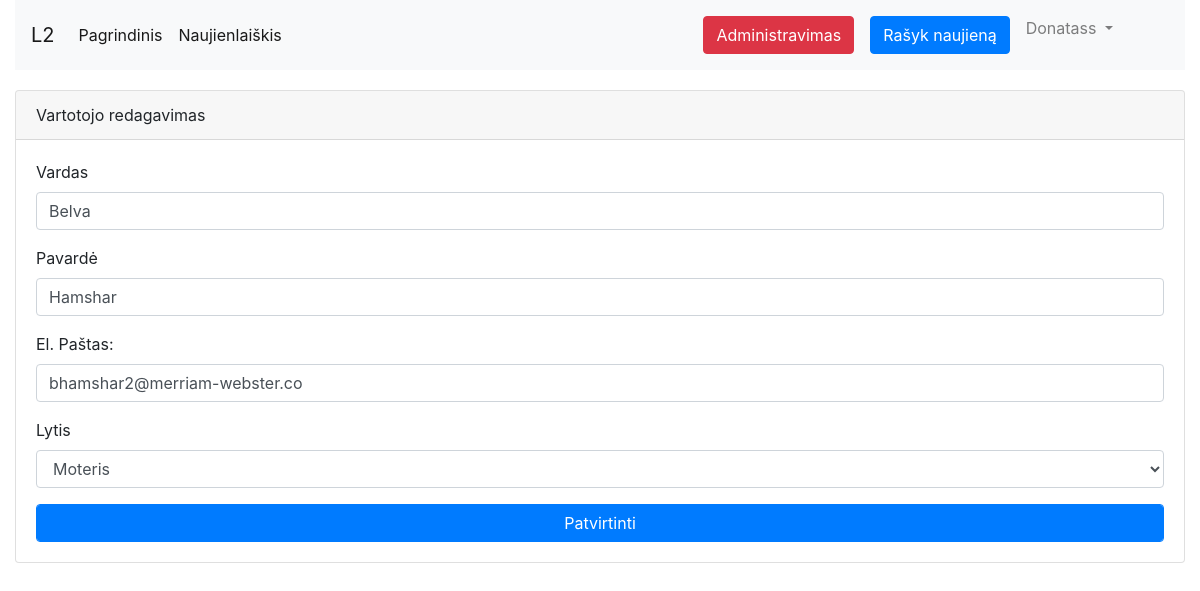
Screenshot of /admin/user-edit.php?id=3 (signed in) with the database file from the repository.
### tables this page shows
CREATE TABLE IF NOT EXISTS `user` (
  `id` int(11) NOT NULL AUTO_INCREMENT,
  `name` varchar(255) DEFAULT NULL,
  `surname` varchar(255) DEFAULT NULL,
  `email` varchar(255) DEFAULT NULL,
  `password` varchar(255) DEFAULT NULL,
  `last_login` date DEFAULT NULL,
  `created_at` date DEFAULT NULL,
  `updated_at` date DEFAULT NULL,
  `last_ip` varchar(255) DEFAULT NULL,
  `type` char(16) DEFAULT NULL,
  PRIMARY KEY (`id`)
);

### maincore.php (called while the page is built, shortened)
<?php
$host   = 'localhost';
$user   = 'root';
$pass   = '';
$db     = 'db_laboras';
try{
    $pdo = new PDO('mysql:host='.$host.';dbname='.$db, $user, $pass);
    $pdo->setAttribute(PDO::ATTR_ERRMODE, PDO::ERRMODE_EXCEPTION);
    $pdo->setAttribute(PDO::ATTR_EMULATE_PREPARES, false);
    $pdo->query("SET Names 'utf8'");
}catch(PDOException $e){
    die($e->getMessage());
}
if($_SESSION['login']){
    $query = $pdo->prepare("SELECT * FROM `user` WHERE `id` = ?");
    $query->execute([$_SESSION['user']]);
    $user = $query->fetch(PDO::FETCH_BOTH);
}
$query = $pdo->prepare("SELECT * FROM `future_news` WHERE `publish_date` <= ?");

### functions.php (called while the page is built, shortened)
<?php
function is_admin(int $userid) : bool
{
    require('maincore.php');
    $query = $pdo->prepare("SELECT * FROM `admin` WHERE `fk_USERid` = ?");
    $query->execute([$userid]);
    if($query->rowCount() > 0) return true;
    return false;
}
function user_exist(int $id) : bool
{
    require 'maincore.php';
    $query = $pdo->prepare("SELECT * FROM `user` WHERE `id` = ?");
    $query->execute(array($id));
    if($query->rowCount() > 0) return true;
    return false;
}

### admin/user-edit.php (the view, shortened to what this page needs)
<?php
require('../head.php');
if($_SESSION['login']) {
    if (user_exist($_GET['id'])) {
        $query = $pdo->prepare("SELECT * FROM `user` WHERE `id` = ?");
        $query->execute([$_GET['id']]);
        $row = $query->fetch(PDO::FETCH_BOTH);
        if(is_admin($_SESSION['user'])){
            echo '
            <div class="row">
                <div class="col-md-12">
                    <div class="card">
                        <div class="card-header">Vartotojo redagavimas</div>
                        <div class="card-body">
                            <form method="post">
                                                <div class="form-group">
                                                    <label for="name">Vardas</label>
                                                    <input type="text" name="name" class="form-control" id="name" value="'.$row['name'].'" required/>
                                                </div>
                                                <div class="form-group">
                                                    <label for="surname">Pavardė</label>
                                                    <input type="text" name="surname" class="form-control" id="surname" value="'.$row['surname'].'" required/>
                                                </div>
                                                <div class="form-group">
                                                    <label for="email">El. Paštas:</label>
                                                    <input type="email" name="email" class="form-control" id="email" value="'.$row['email'].'" required/>
                                                </div>
                                                <div class="form-group">
                                                    <label for="gender">Lytis</label>
                                                    <select id="gender" name="gender" class="form-control">
                                                        <option disabled selected>Pasirinkite lytį</option>
                                                        <option'; if($row['type'] == 0) echo ' selected'; echo ' value="0">Vyras</option>
                                                        <option'; if($row['type'] == 1) echo ' selected'; echo ' value="1">Moteris</option>
                                                        <option'; if($row['type'] == 2) echo ' selected'; echo ' value="2">Kita</option>
                                                    </select>
                                                </div>
                                                <input type="submit" name="ok" class="form-control btn btn-primary" value="Patvirtinti">
                                            </form>
                        </div>
                    </div>
                </div>
            </div>
            ';
        }
    }
}

### head.php (shortened to what this page needs)
<!DOCTYPE html>
<html lang="en">
<?php
require_once('maincore.php');
require_once('functions.php');
?>
<head>
    <link rel="stylesheet" type="text/css" href="css/bootstrap.css">
    <link rel="stylesheet" type="text/css" href="css/main.css">
    <link href="css/lightbox.css" rel="stylesheet" />
    <link href="https://cdn.jsdelivr.net/gh/gitbrent/bootstrap4-toggle@3.6.1/css/bootstrap4-toggle.min.css" rel="stylesheet">
</head>
<body>
<div class="container-fluid">
    <nav class="navbar navbar-expand-lg navbar-light bg-light">
        <a class="navbar-brand" href="#">L2</a>
        <div class="collapse navbar-collapse" id="navbarSupportedContent">
            <ul class="navbar-nav mr-auto">
                <li class="nav-item active">
                    <a class="nav-link" href="index.php">Pagrindinis <span class="sr-only">(current)</span></a>
                </li>
                <li class="nav-item active">
                    <a class="nav-link" href="subscription.php">Naujienlaiškis</a>
                </li>
            </ul>
            <ul class="navbar-nav mr-5">
                <?php
                if(!$_SESSION['login']){
                echo '
                <li class="nav-item">
                    <a class="nav-link" href="login.php">Prisijungimas</a>
                </li>
                <li class="nav-item">
                    <a class="nav-link" href="register.php">Registracija</a>
                </li>';
                }else{
                    if(is_admin($_SESSION['user'])){
                        echo '
                       <li class="nav-item">
                        <a class="nav-link" href="admin/index.php"><button class="btn btn-danger">Administravimas</button></a>
                       </li>';
                    }
                    echo '
                   <li class="nav-item">
                    <a class="nav-link" href="addnews.php"><button class="btn btn-primary">Rašyk naujieną</button></a>
                   </li>
                   <li class="nav-item dropdown">
                    <a class="nav-link dropdown-toggle" href="#" id="navbarDropdown" role="button" data-toggle="dropdown" aria-haspopup="true" aria-expanded="false">
                      '.$user['name'].'
                    </a>
                    <div class="dropdown-menu" aria-labelledby="navbarDropdown">
                      <a class="dropdown-item" href="profile.php">Profilis</a>
                      <a class="dropdown-item" href="edit-profile.php">Profilio redagavimas</a>
                      <a class="dropdown-item" href="logout.php">Atsijungti</a>
                    </div>
                  </li>';
                }
                ?>
            </ul>
        </div>
    </nav>

### css/main.css (style rules this page uses)
nav { margin-bottom: 20px; }
.card { margin-bottom: 20px; }
.active a { color: #fff; }

### rows the page displays
user: name "Donatass"
user: name "Belva", surname "Hamshar", email "bhamshar2@merriam-webster.co", gender "Moteris"
